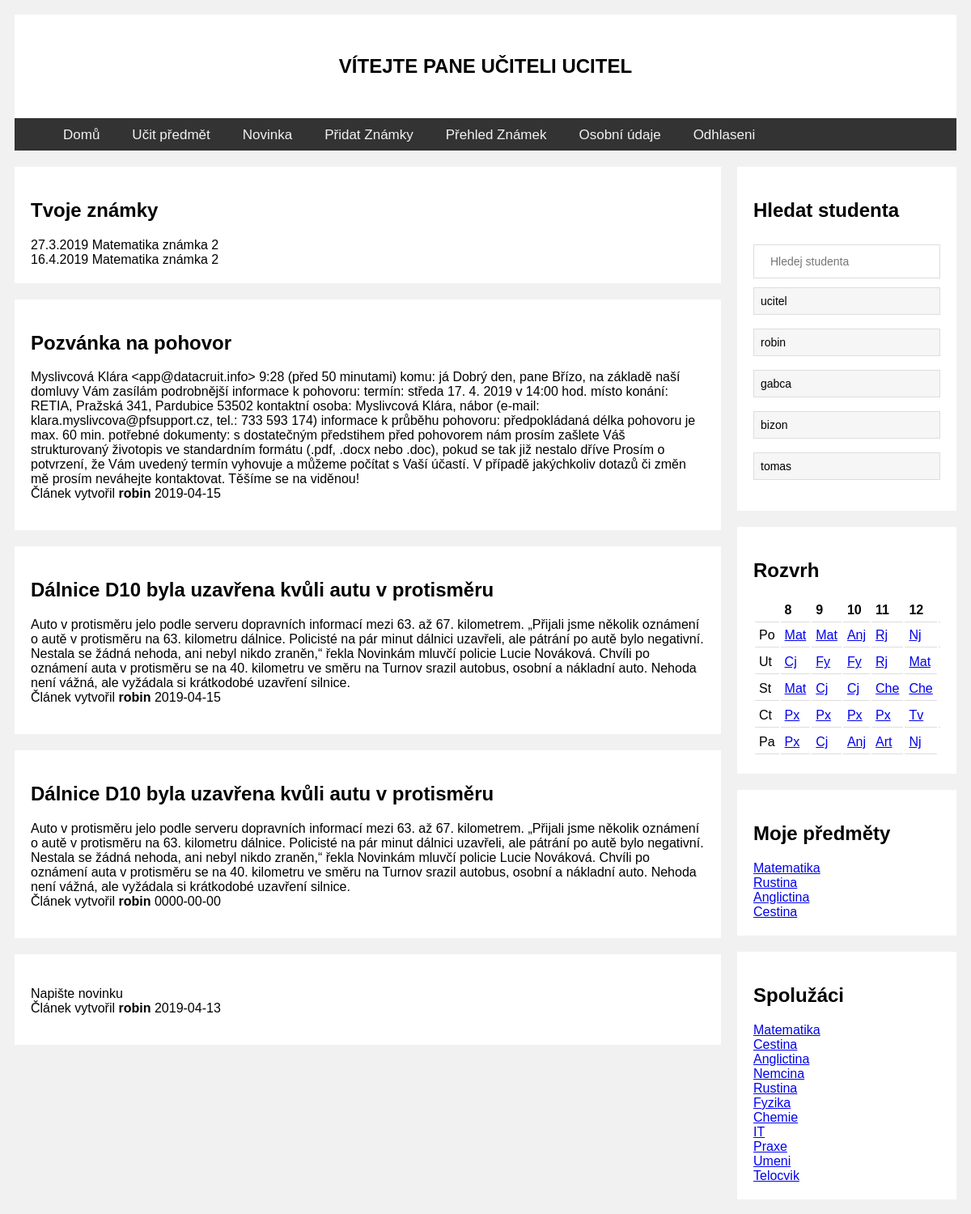
/index.php (signed in), run on the app's committed database.
### tables this page shows
CREATE TABLE `users` (
  `id` int(11) NOT NULL,
  `username` varchar(32) NOT NULL,
  `password` varchar(32) NOT NULL,
  `access` int(11) DEFAULT NULL,
  `grade` int(32) NOT NULL,
  `firstname` varchar(32) NOT NULL,
  `surname` varchar(32) NOT NULL,
  `birthdate` varchar(32) NOT NULL,
  `sex` varchar(32) NOT NULL
);

CREATE TABLE `znamky` (
  `id_mark` int(11) NOT NULL,
  `id_student` int(11) NOT NULL,
  `id_class` int(11) NOT NULL,
  `date` text NOT NULL,
  `mark` int(11) NOT NULL
);

CREATE TABLE `classes` (
  `id` int(11) NOT NULL,
  `class` varchar(32) NOT NULL
);

CREATE TABLE `blog` (
  `username` text NOT NULL,
  `headline` text NOT NULL,
  `post` text NOT NULL,
  `date` date NOT NULL,
  `id_post` int(11) NOT NULL
);

CREATE TABLE `schedule` (
  `weekday` varchar(11) NOT NULL,
  `hour` int(11) NOT NULL,
  `class` varchar(11) NOT NULL,
  `class_id` int(11) NOT NULL,
  `cl` varchar(11) NOT NULL,
  `teacher` varchar(11) NOT NULL
);

### rozvrh.php (the view, shortened to what this page needs)
<div class="card">
<div style="overflow-x:auto;">
<table style="width:100%">
<tr>
<?php
    include "db.php";
    $pole = array("Po", "Ut", "St", "Ct", "Pa");
    echo"<h2>Rozvrh</h2><th></th>";
    for($i=8; $i<14; $i++){
        echo "<th>".$i."</th>";
    }
    for($i=0; $i<sizeof($pole); $i++){
        echo "</tr><tr><td>".$pole[$i]. "</td>";
        $query2 = "SELECT * FROM schedule WHERE weekday ='$pole[$i]'";
        $result2 = mysqli_query($connection, $query2);
        while($row2 = mysqli_fetch_array($result2)){
        $cl = $row2['cl'];
        $class = $row2['class'];
        $id = $row2['class_id'];
        echo "<td><a href='predmet.php?id=$id&class=$class'>$cl</a></td>";
        }
        echo "</tr><tr>";
    }
?>
</table>
</div>
</div>

### head.php (shortened to what this page needs)
<!DOCTYPE html>
<html lang="en">
<head>
    <link rel="stylesheet" type="text/css" href="style.css">
</head>

### index.php (shortened to what this page needs)
<?php
include "head.php";
?>
<body>
        <?php
        include "welcome.php";
        if(isset($_SESSION['login_user'])){
        $query = "SELECT * FROM users WHERE username = '$username'";
        $result = mysqli_query($connection, $query);
        $row = mysqli_fetch_assoc($result);
        if($row['access']==1){
            include "ovladaci_panel_ucitel.php";
        }   else{
            include "ovladaci_panel_student.php";
        }
        echo "<div class='row'>";
        echo "<div class='leftcolumn'>";
        include "vypis_znamek_predmetu_studenta.php";
        include "Vypsat_aktualitu.php";
        echo "</div>";
        echo "<div class='rightcolumn'>";
        include "hledat_studenta.php";
        include "rozvrh.php";
        include "moje_znamky.php";
        include "vypis_studentu_predmetu.php";
        ?>
        </div>
</div>
</body>
</html>
<?php }  ?>

### welcome.php
<?php
        if(isset($_SESSION['login_user'])){
    $username = $_SESSION['login_user'];
    $query = "SELECT * FROM users WHERE username = '$username'";
    $connection = mysqli_connect('localhost', 'root', '', 'databaze');
    $result = mysqli_query($connection, $query);
    while($row = mysqli_fetch_assoc($result)) {
        echo"<div class='header'>";
        if($row['access']==1){
        echo "<h2 style='text-transform:uppercase;'>Vítejte Pane učiteli ".$_SESSION['login_user']."</h2> ";
        } elseif($row['access']==2){
            echo "<h2 style='text-transform:uppercase;'>Vítejte studente ". $row['grade'].". třídy " .$_SESSION['login_user'] ." </h2>";
        } else {
            echo "Vypadni, tady nemáš co dělat";
        }
    }
}
?>
</div>

### ovladaci_panel_ucitel.php (shortened to what this page needs)
<?php
if(isset($_SESSION['login_user'])){
    ?>
<nav class="navbar">
    <ul class="navbar-nav">
    <li><a href="index.php">Domů</a></li>
            <li><a href="classes_to_teach.php">Učit předmět</a></li>
            <li><a href="zapsat_aktualitu.php">Novinka</a></li>
            <li><a href="pridat_znamky.php">Přidat Známky</a></li>
            <li><a href="predmety_ucitel.php">Přehled Známek</a><li>
            <li><a href="osobni_udaje.php">Osobní údaje</a></li>
            <li><a href="odhlaseni.php">Odhlaseni</a></li>
    </ul>
  </nav>
<?php
}
?>

### vypis_znamek_predmetu_studenta.php (shortened to what this page needs)
<?php
$username =  $_SESSION['login_user'];
$connection = mysqli_connect('localhost', 'root', '', 'databaze');
$query = "SELECT users.username, classes.class, znamky.date, znamky.mark FROM `users`, znamky, classes WHERE username = '$username' and znamky.id_student= users.id and znamky.id_class = classes.id ";
$result = mysqli_query($connection, $query);
?>
<div class="card">
<h2>Tvoje známky</h2>
<?php
while($row = mysqli_fetch_array($result)) {
    echo $row[2] . " ". $row[1] . ' známka ' . $row[3] . '<br>';
}
?>
</div>

### vypsat_aktualitu.php (shortened to what this page needs)
<?php
if(isset($_SESSION['login_user'])){
    include "db.php";
    $query = "SELECT * FROM blog ORDER BY id_post DESC LIMIT 4";
    $result = mysqli_query($connection, $query);
    while($row = mysqli_fetch_array($result)){
        echo "<div class='card'><h2>". $row['headline']."</h2><p>". $row['post']. "<br> Článek vytvořil <b>" . $row['username']. "</b> ". $row['date']. "</p></div>";
        }
}
?>

### hledat_studenta.php (shortened to what this page needs)
<div class="card">
<h2>Hledat studenta</h2>
<input type="text" id="myInput" onkeyup="Hledej()" placeholder="Hledej studenta" title="Napiš název">
<ul id="myUL">
<?php
$connection = mysqli_connect('localhost', 'root', '', 'databaze');
$query = "SELECT * FROM `users` ";
$result = mysqli_query($connection, $query);
while($row = mysqli_fetch_array($result)) {
    $user = $row[1];
    echo "<li><a href='#'>$user</a></li><br>";
}
?>
</ul>
</div>

### moje_znamky.php (shortened to what this page needs)
<?php
$username =  $_SESSION['login_user'];
$connection = mysqli_connect('localhost', 'root', '', 'databaze');
$query = "SELECT users.username, classes.class, classes.id FROM `users`, attending, classes WHERE users.username = '$username' and attending.id_student= users.id and attending.id_class = classes.id ";
$result = mysqli_query($connection, $query);
?>
<div class="card">
<h2>Moje předměty</h2>
<?php
while($row = mysqli_fetch_array($result)) {
    $id = $row[2];
    $class = $row[1];
    echo "<a href='predmet.php?id=$id&class=$class'>$class</a><br>";
}
?>
</div>

### vypis_studentu_predmetu.php (shortened to what this page needs)
<?php
$connection = mysqli_connect('localhost', 'root', '', 'databaze');
$query = "SELECT * FROM classes";
$result = mysqli_query($connection, $query);
?>
<div class="card">
<h2>Spolužáci</h2>
<?php
while($row = mysqli_fetch_array($result)) {
    $id = $row[0];
    $class = $row[1];
    echo "<a href='predmetek.php?id=$id'>$class</a><br>";
}
?>
</div>

### style.css (style rules this page uses)
* * { box-sizing: border-box; }
body { font-family: Arial; padding: 10px; background: #f1f1f1; }
input[type=text] { width: 100%; padding: 12px 20px; margin: 8px 0; box-sizing: border-box; }
th, td { padding: 5px; text-align: left; border-bottom: 1px solid #ddd; }
.header { padding: 30px; text-align: center; background: white; }
.leftcolumn { float: left; width: 75%; }
.rightcolumn { float: left; width: 25%; background-color: #f1f1f1; padding-left: 20px; }
.card { background-color: white; padding: 20px; margin-top: 20px; }
.row:after { content: ""; display: table; clear: both; }
.navbar { background-color:#333; overflow:hidden; height:40px; }
.navbar a { float:left; display:block; color:#f2f2f2; text-align:center; padding:3px 20px; text-decoration:none; font-size:17px; }
.navbar ul { margin:8px 0 0 0; list-style:none; }
#myInput { background-position: 10px 12px; background-repeat: no-repeat; width: 100%; font-size: 14px; padding: 12px 20 px 12px 40px; border: 1px solid #ddd; margin-bottom: 12px; }
#myUL { list-style-type: none; padding: 0; margin: 0; }
#myUL li a { border: 1px solid #ddd; margin-top: -1px; background-color: #f6f6f6; padding: 8px; text-decoration: none; font-size: 14px; color: black; display: block }

### data on the page
users: znamky.date "27.3.2019", classes.class "Matematika", znamky.mark "2", znamky.date "16.4.2019", username "ucitel", classes.class "Rustina", classes.class "Anglictina", classes.class "Cestina"
blog: headline "Pozvánka na pohovor", post "Myslivcová Klára <app@datacruit.info> 9:28 (před 50 minutami) komu: já Dobrý den, pane Břízo, na základě naší domluvy Vám zasílám podrobnější informace k pohovoru: termín: středa 17. 4. 2019 v 14:00 hod. místo konání: RETIA, Pražská 341, Pardubice 53502 kontaktní osoba: Myslivcová Klára, nábor (e-mail: klara.myslivcova@pfsupport.cz, tel.: 733 593 174) informace k průběhu pohovoru: předpokládaná délka pohovoru je max. 60 min. potřebné dokumenty: s dostatečným předstihem před pohovorem nám prosím zašlete Váš strukturovaný životopis ve standardním formátu (.pdf, .docx nebo .doc), pokud se tak již nestalo dříve Prosím o potvrzení, že Vám uvedený termín vyhovuje a můžeme počítat s Vaší účastí. V…", username "robin", date "2019-04-15"
blog: headline "Dálnice D10 byla uzavřena kvůli autu v protisměru", post "Auto v protisměru jelo podle serveru dopravních informací mezi 63. až 67. kilometrem. „Přijali jsme několik oznámení o autě v protisměru na 63. kilometru dálnice. Policisté na pár minut dálnici uzavřeli, ale pátrání po autě bylo negativní. Nestala se žádná nehoda, ani nebyl nikdo zraněn,“ řekla Novinkám mluvčí policie Lucie Nováková. Chvíli po oznámení auta v protisměru se na 40. kilometru ve směru na Turnov srazil autobus, osobní a nákladní auto. Nehoda není vážná, ale vyžádala si krátkodobé uzavření silnice.", username "robin", date "2019-04-15"
blog: headline "Dálnice D10 byla uzavřena kvůli autu v protisměru", post "Auto v protisměru jelo podle serveru dopravních informací mezi 63. až 67. kilometrem. „Přijali jsme několik oznámení o autě v protisměru na 63. kilometru dálnice. Policisté na pár minut dálnici uzavřeli, ale pátrání po autě bylo negativní. Nestala se žádná nehoda, ani nebyl nikdo zraněn,“ řekla Novinkám mluvčí policie Lucie Nováková. Chvíli po oznámení auta v protisměru se na 40. kilometru ve směru na Turnov srazil autobus, osobní a nákladní auto. Nehoda není vážná, ale vyžádala si krátkodobé uzavření silnice.", username "robin", date "0000-00-00"
blog: post "Napište novinku", username "robin", date "2019-04-13"
users: username "robin"
users: username "gabca"
users: username "bizon"
users: username "tomas"
schedule: cl "Mat"
schedule: cl "Mat"
schedule: cl "Anj"
schedule: cl "Rj"
schedule: cl "Nj"
schedule: cl "Cj"
schedule: cl "Fy"
schedule: cl "Fy"
schedule: cl "Rj"
schedule: cl "Mat"
schedule: cl "Mat"
schedule: cl "Cj"
schedule: cl "Cj"
schedule: cl "Che"
schedule: cl "Che"
schedule: cl "Px"
schedule: cl "Px"
schedule: cl "Px"
schedule: cl "Px"
schedule: cl "Tv"
schedule: cl "Px"
schedule: cl "Cj"
schedule: cl "Anj"
schedule: cl "Art"
schedule: cl "Nj"
classes: class "Matematika"
classes: class "Cestina"
classes: class "Anglictina"
classes: class "Nemcina"
classes: class "Rustina"
classes: class "Fyzika"
classes: class "Chemie"
classes: class "IT"
classes: class "Praxe"
classes: class "Umeni"
classes: class "Telocvik"

### other printed values
$pole[$i] "Po"
$pole[$i] "Ut"
$pole[$i] "St"
$pole[$i] "Ct"
$pole[$i] "Pa"
